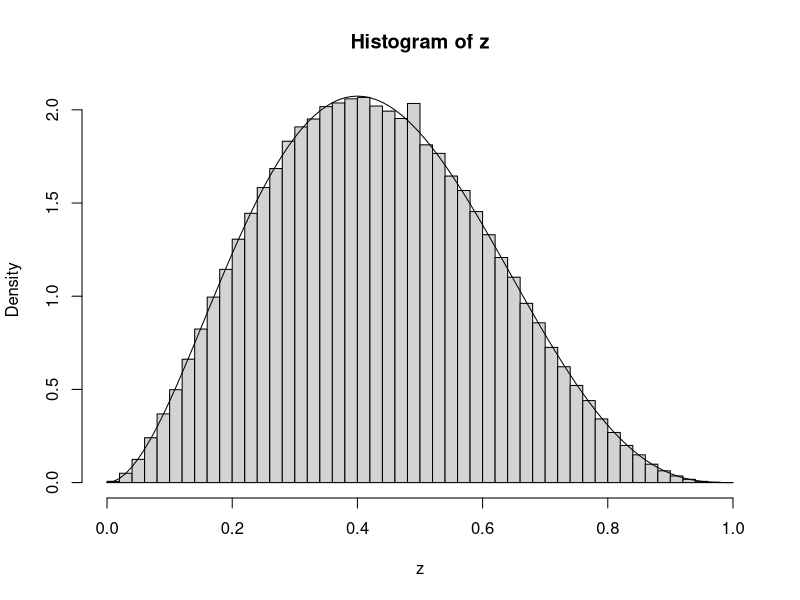

Here is the R script that generated this plot: (Note: a time limit stopped this script after it produced the figure.)
## ---- chunk 1
knitr::opts_chunk$set(echo = TRUE)
## ---- chunk 2
h <- function(x){
 z=0
  if(x >0 && x <1 ) {z=(x^2) * ( (1-x)^3)}
 z
  }


Yq <- function(x){
   y= rnorm(1,x,1)
y
}

a <- function(j,i){
m=min( c( h(j)/h(i), 1 ))  
m
}

metro <- function(n){
  x=0.5
  for(k in 1:n){
    i = x[length(x)]
    j = Yq(i)
    p = a(j,i)
    x = c(x,i)
      if ( rbinom(1,1,p)==1 ) {
      x[length(x)] <- j
            }
  }
  x
}

z = replicate(2000, metro(2000))


hist(z, prob=TRUE, breaks=50)
x= seq(0, 1, by =0.1)
curve(dbeta(x,3,4), add=TRUE)
## ---- chunk 3
z = replicate(2500, metro(2000)[length(metro(2000))])

hist(z, prob=TRUE, breaks=50)
x= seq(0, 1, by =0.1)
curve(dbeta(x,3,4), add=TRUE)
